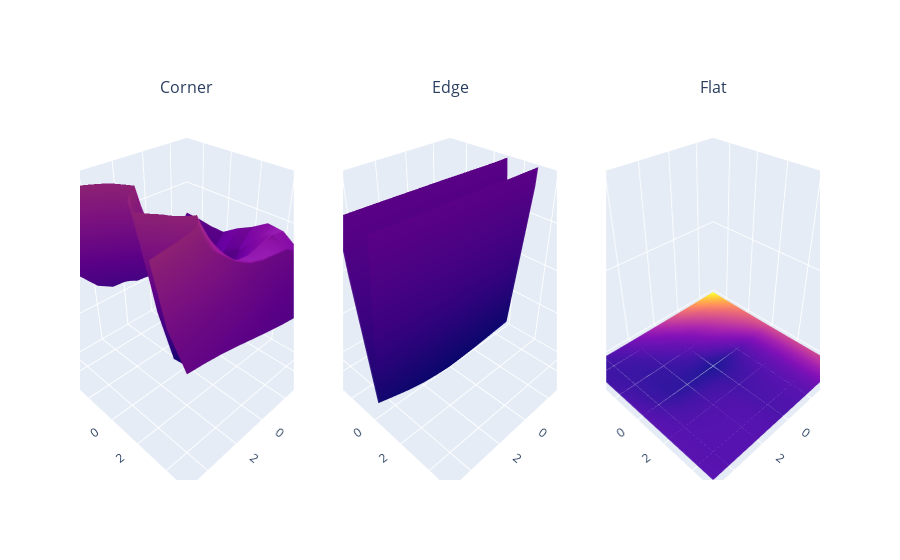

Source (notebook cell):
### Code cell
import plotly as py
import plotly.graph_objs as go
from plotly.subplots import make_subplots

def evaluate_E(gray_image, x, y, weights, uv_range):
    out = np.zeros((2*uv_range+1, 2*uv_range+1))
    for xi, u in enumerate(range(-uv_range, uv_range+1)):
        for yi, v in enumerate(range(-uv_range, uv_range+1)):
            out[yi, xi] = E(gray_image, u, v, x, y, weights)
    return out

def plot_E(gray_image, x, y):
    weights = scipy.signal.gaussian(9, 1.5).reshape(9,1)
    weights = weights @ weights.T
    z = evaluate_E(gray_image, x, y, weights, 5)
    
    uv_range = 5
    u, v = np.meshgrid(np.arange(-uv_range, uv_range+1), np.arange(-uv_range, uv_range+1))
    return go.Surface(x=u, y=v, z=z, showscale=False)

# 3D plots with plotly
fig = make_subplots(rows=1, cols=3,
                    subplot_titles=("Corner", "Edge", "Flat"),
                    specs=[[{"type": "surface"}, {"type": "surface"}, {"type": "surface"}]])
fig.add_trace(
    plot_E(cybertruck_image, 100, 846),
    row=1, col=1
)
fig.add_trace(
    plot_E(cybertruck_image, 1110, 880),
    row=1, col=2
)
fig.add_trace(
    plot_E(cybertruck_image, 1850, 1000),
    row=1, col=3
)
scene = dict(zaxis=dict(range=[0,0.2]), xaxis_title="u", yaxis_title="v")
fig.update_layout(scene1=scene, scene2=scene, scene3=scene)
fig.show()

# 2D plots (matplotlib)
helpers.show_images({
    "Corner": cybertruck_image[836:856, 90:110],
    "Edge": cybertruck_image[870:890, 1100:1120],
    "Flat": cybertruck_image[990:1010, 1840:1860]
}, nrows=1, ncols=3)

### Figure 1 — Plotly figure (JSON) as saved in the notebook; plotly's stock layout.template omitted (floating-point values rounded to 4 significant figures)
{"data": [{"scene": "scene", "showscale": false, "type": "surface", "x": [[-5, -4, -3, -2, -1, 0, 1, 2, 3, 4, 5], [-5, -4, -3, -2, -1, 0, 1, 2, 3, 4, 5], [-5, -4, -3, -2, -1, 0, 1, 2, 3, 4, 5], [-5, -4, -3, -2, -1, 0, 1, 2, 3, 4, 5], [-5, -4, -3, -2, -1, 0, 1, 2, 3, 4, 5], [-5, -4, -3, -2, -1, 0, 1, 2, 3, 4, 5], [-5, -4, -3, -2, -1, 0, 1, 2, 3, 4, 5], [-5, -4, -3, -2, -1, 0, 1, 2, 3, 4, 5], [-5, -4, -3, -2, -1, 0, 1, 2, 3, 4, 5], [-5, -4, -3, -2, -1, 0, 1, 2, 3, 4, 5], [-5, -4, -3, -2, -1, 0, 1, 2, 3, 4, 5]], "y": [[-5, -5, -5, -5, -5, -5, -5, -5, -5, -5, -5], [-4, -4, -4, -4, -4, -4, -4, -4, -4, -4, -4], [-3, -3, -3, -3, -3, -3, -3, -3, -3, -3, -3], [-2, -2, -2, -2, -2, -2, -2, -2, -2, -2, -2], [-1, -1, -1, -1, -1, -1, -1, -1, -1, -1, -1], [0, 0, 0, 0, 0, 0, 0, 0, 0, 0, 0], [1, 1, 1, 1, 1, 1, 1, 1, 1, 1, 1], [2, 2, 2, 2, 2, 2, 2, 2, 2, 2, 2], [3, 3, 3, 3, 3, 3, 3, 3, 3, 3, 3], [4, 4, 4, 4, 4, 4, 4, 4, 4, 4, 4], [5, 5, 5, 5, 5, 5, 5, 5, 5, 5, 5]], "z": [[0.1159, 0.09508, 0.0787, 0.07144, 0.06814, 0.06528, 0.06659, 0.07718, 0.09772, 0.1266, 0.1649], [0.1149, 0.1009, 0.08769, 0.07833, 0.07272, 0.07452, 0.09024, 0.1227, 0.1713, 0.2381, 0.3252], [0.1124, 0.09401, 0.07687, 0.07023, 0.07801, 0.1031, 0.1473, 0.2054, 0.2746, 0.3629, 0.4758], [0.1121, 0.09206, 0.07733, 0.07753, 0.09359, 0.127, 0.1806, 0.2462, 0.3169, 0.3998, 0.5032], [0.1234, 0.1055, 0.0867, 0.07224, 0.06205, 0.06482, 0.09655, 0.1585, 0.2417, 0.3394, 0.4485], [0.1319, 0.1129, 0.08407, 0.05073, 0.01708, 0, 0.0237, 0.09381, 0.1956, 0.3098, 0.4197], [0.1429, 0.132, 0.1099, 0.08557, 0.06718, 0.06965, 0.1058, 0.1714, 0.2507, 0.3297, 0.396], [0.141, 0.1454, 0.1414, 0.1374, 0.1395, 0.1541, 0.1832, 0.2202, 0.2572, 0.2902, 0.3151], [0.1284, 0.1368, 0.1395, 0.1423, 0.1477, 0.1573, 0.1702, 0.1829, 0.1934, 0.2034, 0.2128], [0.1104, 0.1141, 0.1159, 0.1189, 0.1233, 0.1293, 0.1356, 0.1403, 0.1436, 0.1476, 0.1524], [0.09583, 0.09606, 0.09582, 0.0976, 0.1009, 0.1051, 0.1097, 0.1143, 0.1186, 0.1218, 0.1242]]}, {"scene": "scene2", "showscale": false, "type": "surface", "x": [[-5, -4, -3, -2, -1, 0, 1, 2, 3, 4, 5], [-5, -4, -3, -2, -1, 0, 1, 2, 3, 4, 5], [-5, -4, -3, -2, -1, 0, 1, 2, 3, 4, 5], [-5, -4, -3, -2, -1, 0, 1, 2, 3, 4, 5], [-5, -4, -3, -2, -1, 0, 1, 2, 3, 4, 5], [-5, -4, -3, -2, -1, 0, 1, 2, 3, 4, 5], [-5, -4, -3, -2, -1, 0, 1, 2, 3, 4, 5], [-5, -4, -3, -2, -1, 0, 1, 2, 3, 4, 5], [-5, -4, -3, -2, -1, 0, 1, 2, 3, 4, 5], [-5, -4, -3, -2, -1, 0, 1, 2, 3, 4, 5], [-5, -4, -3, -2, -1, 0, 1, 2, 3, 4, 5]], "y": [[-5, -5, -5, -5, -5, -5, -5, -5, -5, -5, -5], [-4, -4, -4, -4, -4, -4, -4, -4, -4, -4, -4], [-3, -3, -3, -3, -3, -3, -3, -3, -3, -3, -3], [-2, -2, -2, -2, -2, -2, -2, -2, -2, -2, -2], [-1, -1, -1, -1, -1, -1, -1, -1, -1, -1, -1], [0, 0, 0, 0, 0, 0, 0, 0, 0, 0, 0], [1, 1, 1, 1, 1, 1, 1, 1, 1, 1, 1], [2, 2, 2, 2, 2, 2, 2, 2, 2, 2, 2], [3, 3, 3, 3, 3, 3, 3, 3, 3, 3, 3], [4, 4, 4, 4, 4, 4, 4, 4, 4, 4, 4], [5, 5, 5, 5, 5, 5, 5, 5, 5, 5, 5]], "z": [[0.2459, 0.2462, 0.2502, 0.256, 0.2615, 0.2656, 0.2674, 0.2661, 0.2612, 0.2529, 0.2435], [0.2899, 0.2964, 0.3041, 0.3122, 0.3194, 0.3235, 0.3226, 0.3159, 0.3047, 0.2905, 0.2759], [0.3767, 0.387, 0.3944, 0.4006, 0.4056, 0.4068, 0.401, 0.3879, 0.3711, 0.3535, 0.3369], [0.416, 0.4226, 0.4216, 0.4177, 0.4134, 0.4075, 0.3974, 0.3824, 0.3663, 0.3519, 0.3396], [0.2287, 0.2271, 0.2176, 0.205, 0.1932, 0.1832, 0.1747, 0.166, 0.159, 0.1547, 0.152], [0.007123, 0.005426, 0.003584, 0.00196, 0.0008471, 0, 0.001293, 0.003634, 0.007556, 0.01285, 0.01846], [0.1812, 0.1885, 0.1979, 0.2089, 0.2178, 0.2228, 0.2267, 0.2322, 0.2411, 0.2525, 0.2641], [0.5932, 0.6023, 0.6113, 0.6212, 0.6274, 0.6272, 0.6241, 0.6239, 0.63, 0.6409, 0.6527], [0.8346, 0.8341, 0.8343, 0.8362, 0.8351, 0.8286, 0.8218, 0.8196, 0.8232, 0.8298, 0.8361], [0.883, 0.8737, 0.8666, 0.8622, 0.8566, 0.8502, 0.8506, 0.858, 0.867, 0.8724, 0.8736], [0.8689, 0.8582, 0.8517, 0.8491, 0.8465, 0.8461, 0.8567, 0.8747, 0.889, 0.8937, 0.8922]]}, {"scene": "scene3", "showscale": false, "type": "surface", "x": [[-5, -4, -3, -2, -1, 0, 1, 2, 3, 4, 5], [-5, -4, -3, -2, -1, 0, 1, 2, 3, 4, 5], [-5, -4, -3, -2, -1, 0, 1, 2, 3, 4, 5], [-5, -4, -3, -2, -1, 0, 1, 2, 3, 4, 5], [-5, -4, -3, -2, -1, 0, 1, 2, 3, 4, 5], [-5, -4, -3, -2, -1, 0, 1, 2, 3, 4, 5], [-5, -4, -3, -2, -1, 0, 1, 2, 3, 4, 5], [-5, -4, -3, -2, -1, 0, 1, 2, 3, 4, 5], [-5, -4, -3, -2, -1, 0, 1, 2, 3, 4, 5], [-5, -4, -3, -2, -1, 0, 1, 2, 3, 4, 5], [-5, -4, -3, -2, -1, 0, 1, 2, 3, 4, 5]], "y": [[-5, -5, -5, -5, -5, -5, -5, -5, -5, -5, -5], [-4, -4, -4, -4, -4, -4, -4, -4, -4, -4, -4], [-3, -3, -3, -3, -3, -3, -3, -3, -3, -3, -3], [-2, -2, -2, -2, -2, -2, -2, -2, -2, -2, -2], [-1, -1, -1, -1, -1, -1, -1, -1, -1, -1, -1], [0, 0, 0, 0, 0, 0, 0, 0, 0, 0, 0], [1, 1, 1, 1, 1, 1, 1, 1, 1, 1, 1], [2, 2, 2, 2, 2, 2, 2, 2, 2, 2, 2], [3, 3, 3, 3, 3, 3, 3, 3, 3, 3, 3], [4, 4, 4, 4, 4, 4, 4, 4, 4, 4, 4], [5, 5, 5, 5, 5, 5, 5, 5, 5, 5, 5]], "z": [[0.002525, 0.002139, 0.001778, 0.001451, 0.001169, 0.0009046, 0.0006714, 0.0004731, 0.0003237, 0.0002117, 0.0001376], [0.002092, 0.001728, 0.001395, 0.001127, 0.0008854, 0.0006532, 0.0004775, 0.0003247, 0.0002101, 0.0001638, 0.0001596], [0.001738, 0.001419, 0.001136, 0.0008722, 0.0006342, 0.0004529, 0.0003304, 0.0002095, 0.0001487, 0.0001489, 0.0001898], [0.001499, 0.0012, 0.0009372, 0.0006914, 0.0004806, 0.0003198, 0.0002168, 0.0001463, 0.0001258, 0.0001543, 0.0002187], [0.001348, 0.001006, 0.0007136, 0.0004709, 0.0002961, 0.0001687, 0.0001362, 0.0001162, 0.0001138, 0.0001543, 0.0002592], [0.001222, 0.0008136, 0.0004821, 0.0002333, 8.628e-05, 0, 4.527e-05, 7.463e-05, 0.0001057, 0.0001852, 0.000303], [0.00117, 0.000767, 0.0004585, 0.0002677, 0.0001769, 0.0001301, 0.0001741, 0.0001922, 0.0002062, 0.0002474, 0.0003072], [0.001147, 0.0007453, 0.0004473, 0.0002863, 0.0002246, 0.000196, 0.0002391, 0.0002515, 0.0002595, 0.0002732, 0.0003027], [0.001143, 0.0007415, 0.0004502, 0.0002991, 0.0002468, 0.0002209, 0.0002637, 0.0002742, 0.000276, 0.0002805, 0.0002975], [0.001135, 0.0007364, 0.0004495, 0.000303, 0.0002545, 0.0002301, 0.0002722, 0.0002807, 0.0002806, 0.0002833, 0.0002984], [0.001097, 0.0007124, 0.0004363, 0.0002999, 0.0002584, 0.0002367, 0.000276, 0.0002825, 0.0002818, 0.000287, 0.0003093]]}], "layout": {"annotations": [{"font": {"size": 16}, "showarrow": false, "text": "Corner", "x": 0.1444, "xanchor": "center", "xref": "paper", "y": 1, "yanchor": "bottom", "yref": "paper"}, {"font": {"size": 16}, "showarrow": false, "text": "Edge", "x": 0.5, "xanchor": "center", "xref": "paper", "y": 1, "yanchor": "bottom", "yref": "paper"}, {"font": {"size": 16}, "showarrow": false, "text": "Flat", "x": 0.8556, "xanchor": "center", "xref": "paper", "y": 1, "yanchor": "bottom", "yref": "paper"}], "scene": {"domain": {"x": [0, 0.2889], "y": [0, 1]}, "xaxis": {"title": {"text": "u"}}, "yaxis": {"title": {"text": "v"}}, "zaxis": {"range": [0, 0.2]}}, "scene2": {"domain": {"x": [0.3556, 0.6444], "y": [0, 1]}, "xaxis": {"title": {"text": "u"}}, "yaxis": {"title": {"text": "v"}}, "zaxis": {"range": [0, 0.2]}}, "scene3": {"domain": {"x": [0.7111, 1], "y": [0, 1]}, "xaxis": {"title": {"text": "u"}}, "yaxis": {"title": {"text": "v"}}, "zaxis": {"range": [0, 0.2]}}}}
